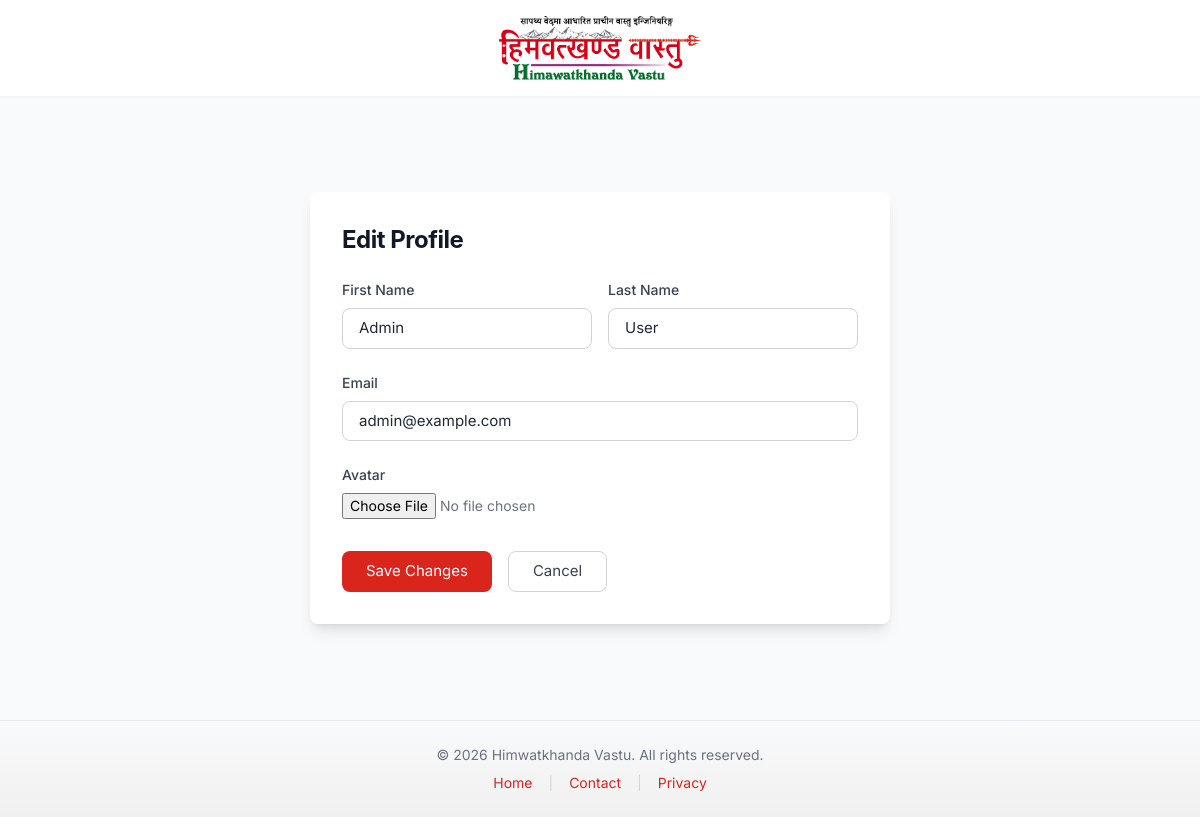
The page /accounts/profile/edit/ (signed in) on the database its author committed.
### dashboard/models.py (models this page shows, shortened)
class CompanyInfo(models.Model):
    company_name = models.CharField(max_length=255, default='Himwatkhanda Vastu Pvt. Ltd.')
    description = models.TextField(blank=True)
    logo = models.ImageField(upload_to='company/', null=True, blank=True)
    favicon = models.ImageField(upload_to='company/', null=True, blank=True)
    email = models.EmailField(blank=True)
    phone = models.CharField(max_length=50, blank=True)
    address = models.TextField(blank=True)
    city = models.CharField(max_length=100, blank=True)
    state = models.CharField(max_length=100, blank=True)
    postal_code = models.CharField(max_length=20, blank=True)
    country = models.CharField(max_length=100, default='Nepal')
    latitude = models.DecimalField(max_digits=10, decimal_places=8, null=True, blank=True)
    longitude = models.DecimalField(max_digits=11, decimal_places=8, null=True, blank=True)
    facebook = models.URLField(blank=True)
    twitter = models.URLField(blank=True)
    instagram = models.URLField(blank=True)
    linkedin = models.URLField(blank=True)
    youtube = models.URLField(blank=True)
    whatsapp = models.CharField(max_length=50, blank=True)
    anthem = models.FileField(upload_to='company/anthem/', null=True, blank=True, help_text="Company anthem MP3 file")
    updated_at = models.DateTimeField(auto_now=True)
    class Meta:
        verbose_name = 'Company Info'
        verbose_name_plural = 'Company Info'
    @classmethod
    def get_instance(cls):
        instance, created = cls.objects.get_or_create(pk=1)
        return instance

### accounts/models.py (models this page shows, shortened)
class User(AbstractUser):
    ROLE_CHOICES = [
        ('user', 'User'),
        ('admin', 'Admin'),
    ]
    STATUS_CHOICES = [
        ('active', 'Active'),
        ('inactive', 'Inactive'),
        ('banned', 'Banned'),
    ]
    email = models.EmailField(unique=True)
    avatar = models.ImageField(upload_to='avatars/', null=True, blank=True)
    phone = models.CharField(max_length=50, blank=True)
    bio = models.TextField(blank=True)
    role = models.CharField(max_length=20, choices=ROLE_CHOICES, default='user')
    status = models.CharField(max_length=20, choices=STATUS_CHOICES, default='active')
    email_verified = models.BooleanField(default=False)
    email_verified_at = models.DateTimeField(null=True, blank=True)
    last_login_at = models.DateTimeField(null=True, blank=True)
    created_at = models.DateTimeField(auto_now_add=True)
    updated_at = models.DateTimeField(auto_now=True)
    class Meta:
        ordering = ['-created_at']

### accounts/views.py (the view, shortened to what this page needs)
# urls.py: path('profile/edit/', views.ProfileEditView.as_view(), name='profile_edit'),
class ProfileEditView(LoginRequiredMixin, UpdateView):
    model = User
    form_class = UserProfileForm
    template_name = 'accounts/profile_edit.html'
    success_url = reverse_lazy('accounts:profile')
    def get_object(self):
        return self.request.user

### accounts/forms.py (shortened to what this page needs)
class UserProfileForm(forms.ModelForm):
    class Meta:
        model = User
        fields = ['first_name', 'last_name', 'email', 'avatar', 'phone']
    phone = forms.CharField(max_length=50, required=False)
    def __init__(self, *args, **kwargs):
        super().__init__(*args, **kwargs)
        if not hasattr(self.instance, 'phone'):
            self.fields.pop('phone', None)

### dashboard/models.py (called while the page is built)
    @classmethod
    def get_instance(cls):
        instance, created = cls.objects.get_or_create(pk=1, defaults={'name': 'CEO Name'})
        return instance

### pages/context_processors.py (called while the page is built)
def home_context(request):
    context = {}
    try:
        context['carousel_slides'] = Carousel.objects.filter(status='active').order_by('sort_order')
    except:
        context['carousel_slides'] = []
    try:
        context['featured_testimonials'] = Testimonial.objects.filter(
            status='published',
            featured=True
        ).order_by('order')[:3]
    except:
        context['featured_testimonials'] = []
    try:
        vastu_faqs = FAQ.objects.filter(category='vastu', status='active').order_by('sort_order')
        engineering_faqs = FAQ.objects.filter(category='engineering', status='active').order_by('sort_order')
        context['faqs'] = {
            'vastu': vastu_faqs,
            'engineering': engineering_faqs
        }
    except:
        context['faqs'] = {'vastu': [], 'engineering': []}
    return context

def page_context(request):
    context = {}
    try:
        context['galleries'] = Gallery.objects.filter(
            status='active'
        ).prefetch_related('images').order_by('sort_order')
    except:
        context['galleries'] = []
    try:
        products = Product.objects.filter(status='active').order_by('-featured', 'sort_order')
        category = request.GET.get('category')
        if category:
            products = products.filter(category=category)
        context['products'] = products
    except:
        context['products'] = []
    return context

### templates/accounts/profile_edit.html (shortened to what this page needs)
{% extends 'accounts/base.html' %}
{% block content %}
<div class="max-w-2xl mx-auto px-4 py-12">
    <div class="bg-white rounded-lg shadow-lg p-8">
        <h1 class="text-2xl font-bold text-gray-900 mb-6">Edit Profile</h1>
        <form method="post" enctype="multipart/form-data">
            <div class="space-y-6">
                <div class="grid grid-cols-2 gap-4">
                    <div>
                        <label class="block text-sm font-medium text-gray-700 mb-2">First Name</label>
                        <input type="text" name="first_name" value="{{ form.first_name.value|default:'' }}"
                               class="w-full px-4 py-2 border border-gray-300 rounded-lg focus:ring-2 focus:ring-primary focus:border-primary">
                    </div>
                    <div>
                        <label class="block text-sm font-medium text-gray-700 mb-2">Last Name</label>
                        <input type="text" name="last_name" value="{{ form.last_name.value|default:'' }}"
                               class="w-full px-4 py-2 border border-gray-300 rounded-lg focus:ring-2 focus:ring-primary focus:border-primary">
                    </div>
                </div>
                <div>
                    <label class="block text-sm font-medium text-gray-700 mb-2">Email</label>
                    <input type="email" name="email" value="{{ form.email.value|default:'' }}"
                           class="w-full px-4 py-2 border border-gray-300 rounded-lg focus:ring-2 focus:ring-primary focus:border-primary">
                </div>
                <div>
                    <label class="block text-sm font-medium text-gray-700 mb-2">Avatar</label>
                    <input type="file" name="avatar" accept="image/*"
                           class="w-full text-sm text-gray-500">
                </div>
            </div>
            <div class="mt-8 flex space-x-4">
                <button type="submit" class="px-6 py-2 bg-primary text-white rounded-lg hover:bg-red-700 transition-colors">
                    Save Changes
                </button>
                <a href="{% url 'accounts:profile' %}" class="px-6 py-2 border border-gray-300 text-gray-700 rounded-lg hover:bg-gray-50 transition-colors">
                    Cancel
                </a>
            </div>
        </form>
    </div>
</div>
{% endblock %}

### templates/accounts/base.html (shortened to what this page needs)
<!DOCTYPE html>
<html lang="en">
<head>
    {% load static %}
    <script src="https://cdn.tailwindcss.com"></script>
    <link rel="stylesheet" href="{% static 'css/style.css' %}">
</head>
<body class="font-sans text-gray-800 bg-gray-50">
    <header class="bg-white shadow-sm">
        <div class="max-w-7xl mx-auto px-4 py-4">
            <div class="flex items-center justify-center">
                <a href="{% url 'pages:home' %}" class="flex items-center">
                    {% if company_info and company_info.logo %}
                    <img src="{{ company_info.logo.url }}" alt="{{ company_info.company_name }}" class="h-16 w-auto object-contain">
                    {% else %}
                    <img src="{% static 'images/logo.jpg' %}" alt="Himwatkhanda Vastu" class="h-16 w-auto object-contain">
                    {% endif %}
                </a>
            </div>
        </div>
    </header>
    <main class="min-h-[calc(100vh-200px)] flex items-center justify-center py-12 px-4">
        {% block content %}{% endblock %}
    </main>
    <footer class="bg-white border-t border-gray-200 py-6">
        <div class="max-w-7xl mx-auto px-4 text-center">
            <p class="text-sm text-gray-500">
                © {% now "Y" %} {% if company_info %}{{ company_info.company_name }}{% else %}Himwatkhanda Vastu{% endif %}. All rights reserved.
            </p>
            <div class="mt-2 flex items-center justify-center space-x-4 text-sm">
                <a href="{% url 'pages:home' %}" class="text-primary hover:text-red-700">Home</a>
                <span class="text-gray-300">|</span>
                <a href="{% url 'pages:consultation' %}" class="text-primary hover:text-red-700">Contact</a>
                <span class="text-gray-300">|</span>
                <a href="{% url 'pages:page_detail' 'privacy' %}" class="text-primary hover:text-red-700">Privacy</a>
            </div>
        </div>
    </footer>
</body>
</html>

### static/css/style.css (style rules this page uses)
:root { --primary-scarlet: #DA251C; --primary-scarlet-dark: #b91c1c; --primary-scarlet-light: rgba(218, 37, 28, 0.08); --primary-scarlet-medium: rgba(218, 37, 28, 0.15); --secondary-emerald: #006D32; --secondary-emerald-dark: #005228; --secondary-emerald-light: rgba(0, 109, 50, 0.08); --white: #FEFEFE; --off-white: #F9FAFB; --silver: #CDCDCD; --silver-light: #E5E7EB; --dim-grey: #71706E; --dim-grey-dark: #4B5563; --dim-grey-darker: #374151; --almost-black: #111827; --success-bg: rgba(0, 109, 50, 0.08); --success-text: var(--secondary-emerald); --success-border: var(--secondary-emerald); --error-bg: rgba(218, 37, 28, 0.08); --error-text: var(--primary-scarlet); --error-border: var(--primary-scarlet); --warning-bg: #FEF3C7; --warning-text: #92400E; --warning-border: #F59E0B; --info-bg: #EFF6FF; --info-text: #1E40AF; --info-border: #3B82F6; --dark-emerald: var(--secondary-emerald); --dark-emerald-light: var(--secondary-emerald-light); --dark-emerald-dark: var(--secondary-emerald-dark); }
.text-primary { color: var(--primary-scarlet) !important; }
.bg-primary { background-color: var(--primary-scarlet) !important; }
a { color: var(--primary-scarlet); text-decoration: none; transition: color 0.2s ease; }
body { font-family: 'Barlow', -apple-system, BlinkMacSystemFont, "Segoe UI", Roboto, Oxygen, Ubuntu, Cantarell, sans-serif; font-size: 15px; line-height: 1.7; color: var(--dim-grey-darker); background-color: #F9FAFB; }
h1, h2, h3, h4, h5, h6 { font-family: 'Albert Sans', -apple-system, BlinkMacSystemFont, "Segoe UI", Roboto, sans-serif; font-weight: 700; line-height: 1.3; letter-spacing: -0.02em; color: var(--almost-black); margin-bottom: 0.75rem; }
h1 { font-size: 2.5rem; }
p { font-size: 15px; line-height: 1.7; margin-bottom: 1rem; color: var(--dim-grey-darker); }
footer { background: linear-gradient(180deg, var(--off-white) 0%, #F0F0F0 100%); }
footer a { color: var(--dim-grey); transition: all 0.2s ease; }
.max-w-7xl { max-width: 80rem; margin-left: auto; margin-right: auto; }
.py-4 { padding-top: 1rem; padding-bottom: 1rem; }
.py-12 { padding-top: 3rem; padding-bottom: 3rem; }
.mb-2 { margin-bottom: 0.5rem; }
.mb-6 { margin-bottom: 1.5rem; }
.gap-4 { gap: 1rem; }
.text-center { text-align: center; }
.text-2xl { font-size: 1.5rem; }
.font-bold { font-weight: 700; }
.font-medium { font-weight: 500; }
.rounded-lg { border-radius: 0.5rem; }
.shadow-lg { box-shadow: 0 10px 15px -3px rgba(0, 0, 0, 0.1), 0 4px 6px -2px rgba(0, 0, 0, 0.05); }
.w-full { width: 100%; }
.h-16 { height: 4rem; }
.mx-auto { margin-left: auto; margin-right: auto; }
.items-center { align-items: center; }
.justify-center { justify-content: center; }
.flex { display: flex; }
.grid { display: grid; }
.space-x-4 > * + * { margin-left: 1rem; }
.border-t { border-top: 1px solid var(--silver); }
.block { display: block; }

### rows shown on the page
CompanyInfo: logo (picture), company_name "Himwatkhanda Vastu"
User: first_name "Admin", last_name "User", email "admin@example.com"
